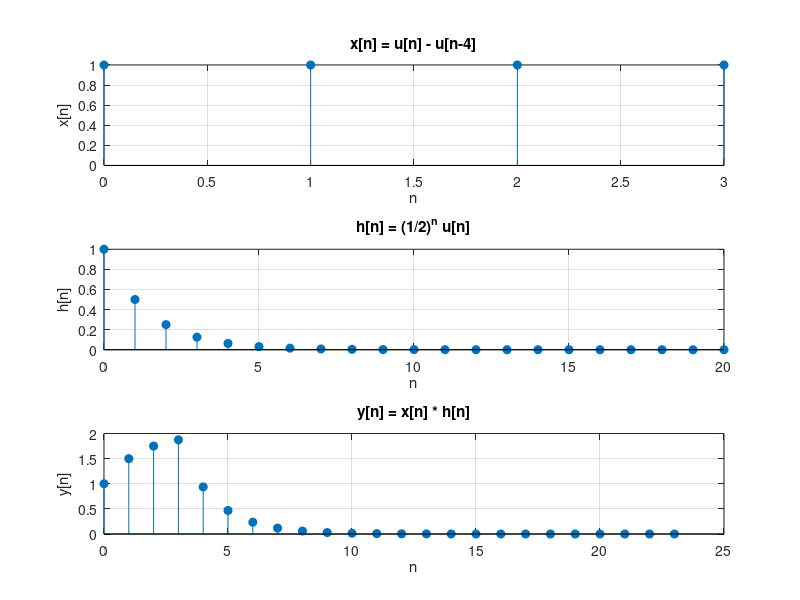

MATLAB code to generate this figure:
% x[n] = u[n] - u[n-4] => rectangular pulse from n = 0 to 3
x = [1 1 1 1];

% h[n] = (1/2)^n * u[n] => decaying exponential
n_h = 0:20;
h = (1/2).^n_h;

% Convolve
y = conv(x, h);
n_y = 0:length(y)-1;

% Plot
subplot(3,1,1)
stem(0:length(x)-1, x, 'filled');
title('x[n] = u[n] - u[n-4]');
xlabel('n'); ylabel('x[n]'); grid on;

subplot(3,1,2)
stem(n_h, h, 'filled');
title('h[n] = (1/2)^n u[n]');
xlabel('n'); ylabel('h[n]'); grid on;

subplot(3,1,3)
stem(n_y, y, 'filled');
title('y[n] = x[n] * h[n]');
xlabel('n'); ylabel('y[n]'); grid on;
